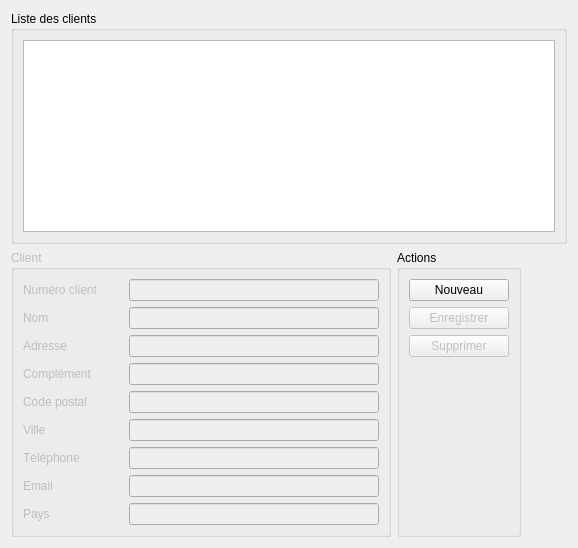
      <widget class="QWidget" name="tClient">
       <attribute name="title">
        <string>Clients</string>
       </attribute>
       <layout class="QGridLayout" name="gridLayout_4">
        <item row="0" column="0" colspan="3">
         <widget class="QGroupBox" name="clGroupBox">
          <property name="title">
           <string>Liste des clients</string>
          </property>
          <layout class="QGridLayout" name="gridLayout_5">
           <item row="0" column="0">
            <widget class="QTableView" name="cList">
             <property name="autoScrollMargin">
              <number>10</number>
             </property>
             <property name="editTriggers">
              <set>QAbstractItemView::DoubleClicked</set>
             </property>
             <property name="alternatingRowColors">
              <bool>true</bool>
             </property>
             <property name="selectionMode">
              <enum>QAbstractItemView::SingleSelection</enum>
             </property>
             <property name="horizontalScrollMode">
              <enum>QAbstractItemView::ScrollPerPixel</enum>
             </property>
             <property name="sortingEnabled">
              <bool>true</bool>
             </property>
             <attribute name="horizontalHeaderCascadingSectionResizes">
              <bool>false</bool>
             </attribute>
             <attribute name="verticalHeaderVisible">
              <bool>false</bool>
             </attribute>
            </widget>
           </item>
          </layout>
         </widget>
        </item>
        <item row="1" column="0">
         <widget class="QGroupBox" name="cGroupBox">
          <property name="enabled">
           <bool>false</bool>
          </property>
          <property name="minimumSize">
           <size>
            <width>0</width>
            <height>0</height>
           </size>
          </property>
          <property name="maximumSize">
           <size>
            <width>1000</width>
            <height>1000</height>
           </size>
          </property>
          <property name="title">
           <string>Client</string>
          </property>
          <layout class="QFormLayout" name="formLayout_2">
           <property name="fieldGrowthPolicy">
            <enum>QFormLayout::AllNonFixedFieldsGrow</enum>
           </property>
           <item row="3" column="0">
            <widget class="QLabel" name="label_13">
             <property name="text">
              <string>Adresse</string>
             </property>
            </widget>
           </item>
           <item row="4" column="0">
            <widget class="QLabel" name="label_12">
             <property name="text">
              <string>Complément</string>
             </property>
            </widget>
           </item>
           <item row="4" column="1">
            <widget class="QLineEdit" name="cAdress2">
             <property name="minimumSize">
              <size>
               <width>250</width>
               <height>0</height>
              </size>
             </property>
             <property name="maximumSize">
              <size>
               <width>250</width>
               <height>16777215</height>
              </size>
             </property>
            </widget>
           </item>
           <item row="5" column="0">
            <widget class="QLabel" name="label_19">
             <property name="text">
              <string>Code postal</string>
             </property>
            </widget>
           </item>
           <item row="5" column="1">
            <widget class="QLineEdit" name="cZip">
             <property name="minimumSize">
              <size>
               <width>250</width>
               <height>0</height>
              </size>
             </property>
             <property name="maximumSize">
              <size>
               <width>250</width>
               <height>16777215</height>
              </size>
             </property>
            </widget>
           </item>
           <item row="6" column="0">
            <widget class="QLabel" name="label_20">
             <property name="text">
              <string>Ville</string>
             </property>
            </widget>
           </item>
           <item row="6" column="1">
            <widget class="QLineEdit" name="cCity">
             <property name="minimumSize">
              <size>
               <width>250</width>
               <height>0</height>
              </size>
             </property>
             <property name="maximumSize">
              <size>
               <width>250</width>
               <height>16777215</height>
              </size>
             </property>
            </widget>
           </item>
           <item row="7" column="0">
            <widget class="QLabel" name="label_21">
             <property name="text">
              <string>Téléphone</string>
             </property>
            </widget>
           </item>
           <item row="7" column="1">
            <widget class="QLineEdit" name="cPhone">
             <property name="minimumSize">
              <size>
               <width>250</width>
               <height>0</height>
              </size>
             </property>
             <property name="maximumSize">
              <size>
               <width>250</width>
               <height>16777215</height>
              </size>
             </property>
            </widget>
           </item>
           <item row="8" column="0">
            <widget class="QLabel" name="label_22">
             <property name="text">
              <string>Email</string>
             </property>
            </widget>
           </item>
           <item row="8" column="1">
            <widget class="QLineEdit" name="cMail">
             <property name="minimumSize">
              <size>
               <width>250</width>
               <height>0</height>
              </size>
             </property>
             <property name="maximumSize">
              <size>
               <width>250</width>
               <height>16777215</height>
              </size>
             </property>
            </widget>
           </item>
           <item row="9" column="0">
            <widget class="QLabel" name="label_29">
             <property name="text">
              <string>Pays</string>
             </property>
            </widget>
           </item>
           <item row="9" column="1">
            <widget class="QLineEdit" name="cCountry">
             <property name="minimumSize">
              <size>
               <width>250</width>
               <height>0</height>
              </size>
             </property>
             <property name="maximumSize">
              <size>
               <width>250</width>
               <height>16777215</height>
              </size>
             </property>
            </widget>
           </item>

           <item row="3" column="1">
            <widget class="QLineEdit" name="cAdress">
             <property name="minimumSize">
              <size>
               <width>250</width>
               <height>0</height>
              </size>
             </property>
             <property name="maximumSize">
              <size>
               <width>250</width>
               <height>16777215</height>
              </size>
             </property>
            </widget>
           </item>
           <item row="2" column="1">
            <widget class="QLineEdit" name="cName">
             <property name="minimumSize">
              <size>
               <width>250</width>
               <height>0</height>
              </size>
             </property>
             <property name="maximumSize">
              <size>
               <width>250</width>
               <height>16777215</height>
              </size>
             </property>
            </widget>
           </item>
           <item row="2" column="0">
            <widget class="QLabel" name="label_11">
             <property name="text">
              <string>Nom</string>
             </property>
            </widget>
           </item>
           <item row="1" column="1">
            <widget class="QLineEdit" name="cId">
             <property name="enabled">
              <bool>false</bool>
             </property>
             <property name="minimumSize">
              <size>
               <width>250</width>
               <height>0</height>
              </size>
             </property>
             <property name="maximumSize">
              <size>
               <width>250</width>
               <height>16777215</height>
              </size>
             </property>
            </widget>
           </item>
           <item row="1" column="0">
            <widget class="QLabel" name="label_10">
             <property name="minimumSize">
              <size>
               <width>100</width>
               <height>0</height>
              </size>
             </property>
             <property name="text">
              <string>Numéro client</string>
             </property>
            </widget>
           </item>
          </layout>
         </widget>
        </item>
        <item row="1" column="1">
         <widget class="QGroupBox" name="actGroupBox">
          <property name="minimumSize">
           <size>
            <width>0</width>
            <height>0</height>
           </size>
          </property>
          <property name="maximumSize">
           <size>
            <width>150</width>
            <height>300</height>
           </size>
          </property>
          <property name="title">
           <string>Actions</string>
          </property>
          <layout class="QFormLayout" name="formLayout_5">
           <property name="fieldGrowthPolicy">
            <enum>QFormLayout::AllNonFixedFieldsGrow</enum>
           </property>
           <item row="0" column="0" colspan="2">
            <widget class="QPushButton" name="cNew">
             <property name="minimumSize">
              <size>
               <width>100</width>
               <height>0</height>
              </size>
             </property>
             <property name="maximumSize">
              <size>
               <width>100</width>
               <height>16777215</height>
              </size>
             </property>
             <property name="toolTip">
              <string>Raccourci : Ctrl+c</string>
             </property>
             <property name="text">
              <string>Nouveau</string>
             </property>
             <property name="shortcut">
              <string>Ctrl+N</string>
             </property>
            </widget>
           </item>
           <item row="1" column="0" colspan="2">
            <widget class="QPushButton" name="cSave">
             <property name="enabled">
              <bool>false</bool>
             </property>
             <property name="minimumSize">
              <size>
               <width>100</width>
               <height>0</height>
              </size>
             </property>
             <property name="maximumSize">
              <size>
               <width>100</width>
               <height>16777215</height>
              </size>
             </property>
             <property name="toolTip">
              <string>Raccourci : Ctrl+s</string>
             </property>
             <property name="text">
              <string>Enregistrer</string>
             </property>
             <property name="shortcut">
              <string>Ctrl+S</string>
             </property>
            </widget>
           </item>
           <item row="2" column="0" colspan="2">
            <widget class="QPushButton" name="cDel">
             <property name="enabled">
              <bool>false</bool>
             </property>
             <property name="minimumSize">
              <size>
               <width>100</width>
               <height>0</height>
              </size>
             </property>
             <property name="maximumSize">
              <size>
               <width>100</width>
               <height>16777215</height>
              </size>
             </property>
             <property name="toolTip">
              <string>Raccourci : Ctrl+d</string>
             </property>
             <property name="text">
              <string>Supprimer</string>
             </property>
             <property name="shortcut">
              <string>Ctrl+D</string>
             </property>
            </widget>
           </item>
          </layout>
         </widget>
        </item>
        <item row="1" column="2">
         <spacer name="horizontalSpacer_3">
          <property name="orientation">
           <enum>Qt::Horizontal</enum>
          </property>
          <property name="sizeHint" stdset="0">
           <size>
            <width>40</width>
            <height>20</height>
           </size>
          </property>
         </spacer>
        </item>
       </layout>
      </widget>
